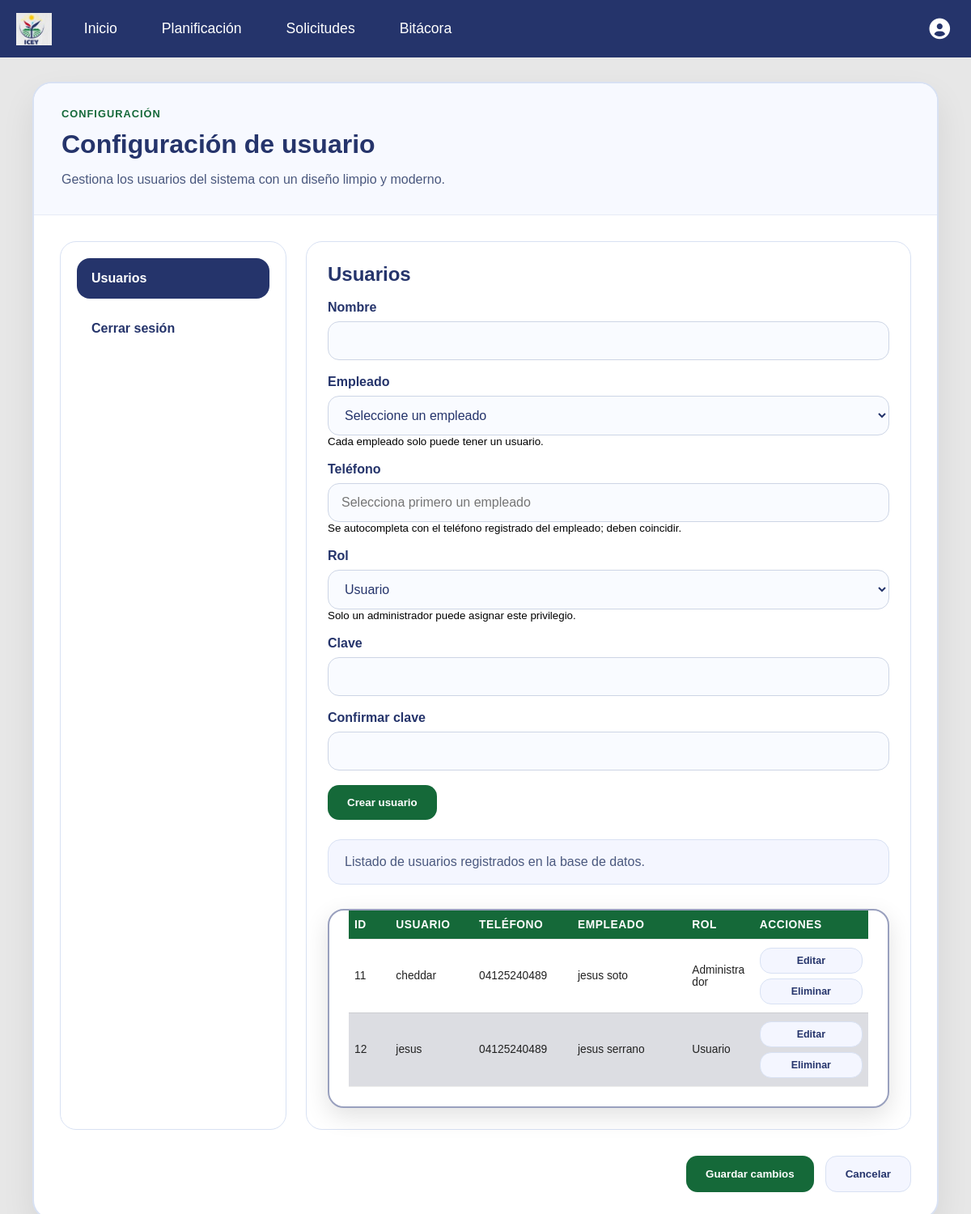
Screenshot of /configUser.php (signed in) with the database file from the repository.
### tables this page shows
CREATE TABLE `usuario` (
  `id` int(10) NOT NULL,
  `nombre` varchar(15) NOT NULL,
  `clave` varchar(255) NOT NULL,
  `telefono` varchar(15) DEFAULT NULL,
  `id_empleado` int(11) DEFAULT NULL,
  `rol` enum('administrador','usuario') NOT NULL DEFAULT 'usuario'
);

### include/guardian.php (called while the page is built, shortened)
<?php
require_once __DIR__ . '/../config/conexion.php';
function esAdministrador(): bool
{
    $rol = trim(strtolower($_SESSION['user_rol'] ?? ''));
    return $rol === 'administrador';
}
?>

### config/conexion.php (called while the page is built)
<?php
class Conexion {
    private static $host = 'localhost';
    private static $db = 'red_bibliotecas';
    private static $usuario = 'root';
    private static $pswd = '';
    public static function conectar() {
        try {
            $pdo = new PDO('mysql:host=' . self::$host . ';dbname=' . self::$db . ';charset=utf8', self::$usuario, self::$pswd);
            $pdo->setAttribute(PDO::ATTR_ERRMODE, PDO::ERRMODE_EXCEPTION);
            $pdo->exec("SET NAMES 'utf8'");
            return $pdo;
        } catch (PDOException $e) {
            die('Error de conexión: ' . $e->getMessage());
        }
    }
}
?>

### modelos/usuario.php (called while the page is built, shortened)
<?php
require_once __DIR__ . '/../config/conexion.php';
class Usuario {
public function mostrarUsuarios() {
    $sql = "SELECT
    u.id,
    u.nombre,
    u.telefono,
    u.id_empleado,
    u.rol,
    CONCAT(e.nombre, ' ', e.apellido) AS id_empleado_nombre
FROM usuario u
LEFT JOIN empleado e ON e.id = u.id_empleado
ORDER BY u.nombre";
    $stmt = Conexion::conectar()->prepare($sql);
    $stmt->execute();
    return $stmt->fetchAll(PDO::FETCH_ASSOC);
}
}
?>

### src/configUser.php (the view, shortened to what this page needs)
<?php
include '../include/guardian.php';
include '../include/header.php';
require_once __DIR__ . '/../modelos/usuario.php';
$model = new Usuario();
$esAdmin = esAdministrador();
$usuarios = [];
try {
    $usuarios = $model->mostrarUsuarios();
} catch (Exception $e) {
    $usuarios = [];
}
?>
<!DOCTYPE html>
<html lang="es">
<head>
    <link rel="stylesheet" href="./css/main.css">
    <link rel="stylesheet" href="./css/configuracion.css?v=4">
    <link rel="stylesheet" href="./css/fontawesome-all.min.css">
</head>
<body>
    <main class="config-page">
        <div class="config-container">
            <div class="config-card">
                <div class="config-card__header">
                    <div>
                        <span class="config-badge">Configuración</span>
                        <h1>Configuración de usuario</h1>
                        <p>Gestiona los usuarios del sistema con un diseño limpio y moderno.</p>
                    </div>
                </div>
                <div class="config-grid">
                    <aside class="config-menu" aria-label="Menú de configuración">
                        <button type="button" class="config-menu__item active" data-tab="usuarios">Usuarios</button>
                        <button type="button" class="config-menu__item" id="cerrarSesion">Cerrar sesión</button>
                    </aside>
                    <section class="config-details">
                        <div class="config-panel active" id="usuarios">
                            <h2 id="usuario-form-titulo"><?php echo $esAdmin ? 'Usuarios' : 'Mi perfil'; ?></h2>
                            <?php
                                $miUsuario = $esAdmin ? null : ($usuarios[0] ?? null);
                            ?>
                            <form method="POST" action="" id="form-usuario" style="margin-top:16px;">
                                <div class="config-field">
                                    <label for="nuevo_nombre">Nombre</label>
                                    <input id="nuevo_nombre" name="nuevo_nombre" type="text" required
                                           value="<?php echo $esAdmin ? '' : htmlspecialchars($miUsuario['nombre'] ?? ''); ?>">
                                </div>
                                <div class="config-field">
                                    <label for="nuevo_id_empleado">Empleado</label>
                                    <select id="nuevo_id_empleado" name="nuevo_id_empleado" required>
                                        <option value="">Seleccione un empleado</option>
                                    </select>
                                    <small>Cada empleado solo puede tener un usuario.</small>
                                </div>
                                <div class="config-field">
                                    <label for="nuevo_telefono">Teléfono</label>
                                    <input id="nuevo_telefono" name="nuevo_telefono" type="text"
                                           placeholder="Selecciona primero un empleado" required readonly
                                           value="<?php echo $esAdmin ? '' : htmlspecialchars($miUsuario['telefono'] ?? ''); ?>">
                                    <small>Se autocompleta con el teléfono registrado del empleado; deben coincidir.</small>
                                </div>
                                <?php if ($esAdmin): ?>
                                <div class="config-field">
                                    <label for="nuevo_rol">Rol</label>
                                    <select id="nuevo_rol" name="nuevo_rol">
                                        <option value="usuario">Usuario</option>
                                    </select>
                                    <small>Solo un administrador puede asignar este privilegio.</small>
                                </div>
                                <?php endif; ?>
                                <div class="config-field">
                                    <label for="nueva_clave" id="label-clave">
                                        <?php echo $esAdmin ? 'Clave' : 'Nueva clave (dejar en blanco para no cambiarla)'; ?>
                                    </label>
                                    <input id="nueva_clave" name="nueva_clave" type="password">
                                </div>
                                <div class="config-field">
                                    <label for="nueva_clave_confirmacion">Confirmar clave</label>
                                    <input id="nueva_clave_confirmacion" name="nueva_clave_confirmacion" type="password">
                                </div>
                                <button class="btn-save" type="submit" id="btn-guardar-usuario">
                                    <?php echo $esAdmin ? 'Crear usuario' : 'Guardar cambios'; ?>
                                </button>
                            </form>
                            <?php if ($esAdmin): ?>
                            <div class="config-note" style="margin-top:24px;">
                                <p>Listado de usuarios registrados en la base de datos.</p>
                            </div>
                            <div class="tabla__container tabla-usuarios-wrap" style="margin-top:30px;">
                                <table class="tabla-planificacion tabla-usuarios">
                                    <thead>
                                        <tr>
                                            <th>ID</th>
                                            <th>Usuario</th>
                                            <th>Teléfono</th>
                                            <th>Empleado</th>
                                            <th>Rol</th>
                                            <th>Acciones</th>
                                        </tr>
                                    </thead>
                                    <tbody>
                                        <?php if (!empty($usuarios)): ?>
                                            <?php foreach ($usuarios as $u): ?>
                                                <?php
                                                    $empleadoNombre = trim($u['id_empleado_nombre'] ?? '');
                                                    $empleadoNombre = $empleadoNombre !== '' ? $empleadoNombre : 'Sin empleado';
                                                    $rolUsuario = $u['rol'] ?? 'usuario';
                                                ?>
                                                <tr>
                                                    <td><?php echo htmlspecialchars($u['id']); ?></td>
                                                    <td><?php echo htmlspecialchars($u['nombre']); ?></td>
                                                    <td><?php echo htmlspecialchars($u['telefono'] ?? ''); ?></td>
                                                    <td><?php echo htmlspecialchars($empleadoNombre); ?></td>
                                                    <td><?php echo $rolUsuario === 'administrador' ? 'Administrador' : 'Usuario'; ?></td>
                                                    <td>
                                                        <button type="button" class="btn-secondary btn-editar-usuario"
                                                                data-id="<?php echo htmlspecialchars($u['id']); ?>"
                                                                data-nombre="<?php echo htmlspecialchars($u['nombre']); ?>"
                                                                data-telefono="<?php echo htmlspecialchars($u['telefono'] ?? ''); ?>"
                                                                data-id-empleado="<?php echo htmlspecialchars($u['id_empleado'] ?? ''); ?>"
                                                                data-rol="<?php echo htmlspecialchars($rolUsuario); ?>">
                                                            Editar
                                                        </button>
                                                        <form method="POST" action="" style="display:inline;">
                                                            <button class="btn-secondary" type="submit" onclick="return confirm('¿Eliminar este usuario?');">Eliminar</button>
                                                        </form>
                                                    </td>
                                                </tr>
                                            <?php endforeach; ?>
                                        <?php else: ?>
                                            <tr><td colspan="6">No hay usuarios registrados.</td></tr>
                                        <?php endif; ?>
                                    </tbody>
                                </table>
                            </div>
                            <?php endif; ?>
                        </div>
                    </section>
                </div>
                <div class="config-actions">
                    <button class="btn-primary btn-save" type="button">Guardar cambios</button>
                    <button class="btn-secondary" type="button">Cancelar</button>
                </div>
            </div>
        </div>
    </main>
</body>
</html>

### src/css/main.css (style rules this page uses)
* { margin: 0; padding: 0; box-sizing: border-box; }
html, body { box-sizing: border-box; margin: 0; background-color: #e7e7e7; font-family: sans-serif; }
.tabla__container { display: block; margin: 0 auto; height: auto; width: 100%; max-width: 100%; background-color: #ffffff; box-shadow: 0px 10px 30px rgba(0, 0, 0, 0.12); padding: 0px 24px 24px; border-radius: 20px; margin-top: 15px; border: 2px solid #99a0be; overflow-x: auto; }
.tabla-planificacion { border-collapse: collapse; width: 100%; min-width: auto; table-layout: fixed; color: #222222; font-size: 0.95rem; }
td, th { padding: 12px 14px; border-bottom: 1px solid rgba(0, 0, 0, 0.08); word-break: break-word; white-space: normal; overflow-wrap: anywhere; }
thead th { padding: 16px 18px; text-align: left; color: white; background-color: #156939; font-weight: 700; text-transform: uppercase; letter-spacing: 0.04em; }
td, th { padding: 16px 18px; border-bottom: 1px solid rgba(0, 0, 0, 0.08); }
tr { background-color: #ffffff; }
tbody tr:nth-child(even) { background-color: #dcdde2; }
.btn-secondary { background-color: #e7e9f2; color: #25346b; border: none; padding: 10px 20px; border-radius: 10px; cursor: pointer; font-weight: bold; transition: background-color .2s ease, transform .2s ease, box-shadow .2s ease; }

### rows the page displays
usuario: id "11", nombre "cheddar", telefono "04125240489", empleadoNombre "jesus soto", rol "Administrador"
usuario: id "12", nombre "jesus", telefono "04125240489", empleadoNombre "jesus serrano", rol "Usuario"
